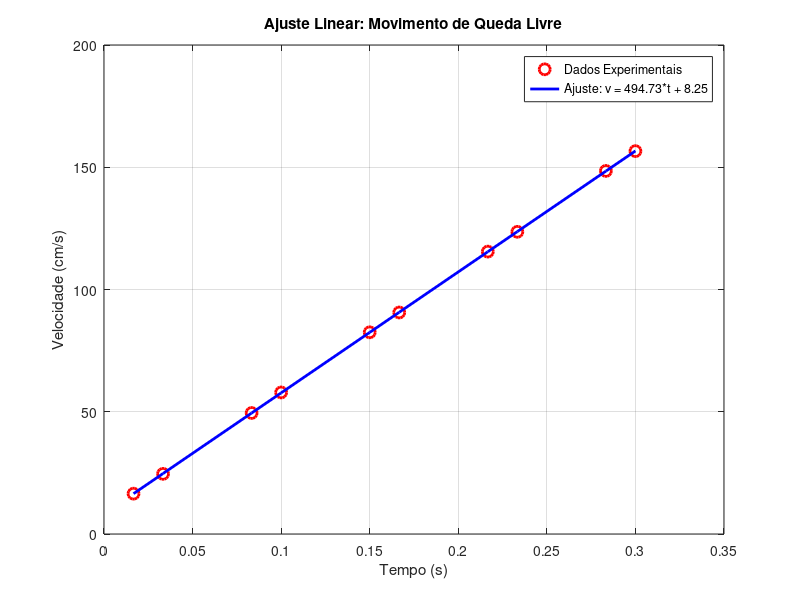

MATLAB code to generate this figure:
% --- Script para Análise de Dados: Experimento Queda Livre ---
clc; clear;

% 1. CONSTANTES DO EXPERIMENTO
f = 60.0;          % Frequência em Hz
sig_f = 0.1;       % Incerteza da frequência em Hz
sig_DS = 0.05;     % Incerteza da régua em cm (0.05 cm)

% 2. DADOS MEDIDOS NO LABORATÓRIO
% Coloque os valores de Delta_sn medidos para cada ponto n
% O vetor n seque a ordem dos pontos sugeridos pela tabela do experimento
n = [1, 2, 5, 6, 9, 10, 13, 14, 17, 18];
DS_medidos = [0.55, 0.82, 1.65, 1.93, 2.75, 3.02, 3.85, 4.12, 4.95, 5.22]; % Lembre que são 10 valores (em cm)

% 3. CÁLCULOS INTERMEDIÁRIOS
T = 1 / f;                  % Período
sig_T = sig_f / (f^2);      % Incerteza do período
Dt = 2 * T;                 % Intervalo de tempo entre n-1 e n+1
sig_Dt = 2 * sig_T;         % Incerteza do Delta_t

% 4. CÁLCULOS DA TABELA
tn = n * T;                 % Tempo no ponto n
sig_tn = n * sig_T;         % Incerteza de tn
vn = DS_medidos / Dt;       % Velocidade vn = Delta_sn / Delta_tn

% 5. PROPAGAÇÃO DE INCERTEZA DA VELOCIDADE
rel_DS = sig_DS./DS_medidos;
rel_f = sig_f/f;
sig_vn = vn .* sqrt(rel_DS.^2 + rel_f^2);

% 6. EXIBIÇÃO DOS RESULTADOS
fprintf('\nTABELA DE DADOS PROCESSADOS\n');
fprintf('--------------------------------------------------------------------------------------\n');
fprintf('n  | tn (s) | sig_tn (s) | DSn (cm) | vn (cm/s) | sig_vn (cm/s) | vn +/- sig_vn\n');
fprintf('--------------------------------------------------------------------------------------\n');

for i = 1:length(n)
    fprintf('%d  | %.4f |  %.6f  |  %.4f  |  %.4f  |     %.4f     | %.4f +/- %.4f\n', ...
            n(i), tn(i), sig_tn(i), DS_medidos(i), vn(i), sig_vn(i), vn(i), sig_vn(i));
end
fprintf('--------------------------------------------------------------------------------------\n');



% --- 7. GERAÇÃO DO GRÁFICO E AJUSTE LINEAR ---

% Realiza a regressão linear: v(t) = g*t + v0
% p(1) será o coeficiente angular (gravidade g)
% p(2) será o coeficiente linear (velocidade inicial v0)
p = polyfit(tn, vn, 1);
v_ajuste = polyval(p, tn); % Calcula os pontos da reta de ajuste

g_cm_s2 = p(1);            % Gravidade em cm/s^2
g_m_s2 = g_cm_s2 / 100;    % Converte para m/s^2
v0 = p(2);                 % Velocidade inicial em cm/s

% Criação do Gráfico
figure; % Abre uma nova janela
plot(tn, vn, 'ro', 'MarkerSize', 8, 'LineWidth', 2); % Plota os pontos medidos em vermelho
hold on; % Mantém os pontos no gráfico para plotar a reta por cima
plot(tn, v_ajuste, 'b-', 'LineWidth', 2); % Plota a reta de ajuste em azul

% Configurações de visualização
grid on;
xlabel('Tempo (s)');
ylabel('Velocidade (cm/s)');
title('Ajuste Linear: Movimento de Queda Livre');
legend('Dados Experimentais', sprintf('Ajuste: v = %.2f*t + %.2f', p(1), p(2)));

% Exibe os resultados no console
fprintf('\n--- RESULTADOS DO AJUSTE LINEAR ---\n');
fprintf('Aceleração da gravidade (g): %.4f m/s^2\n', g_m_s2);
fprintf('Velocidade inicial (v0): %.2f cm/s\n', v0);
fprintf('------------------------------------\n');
